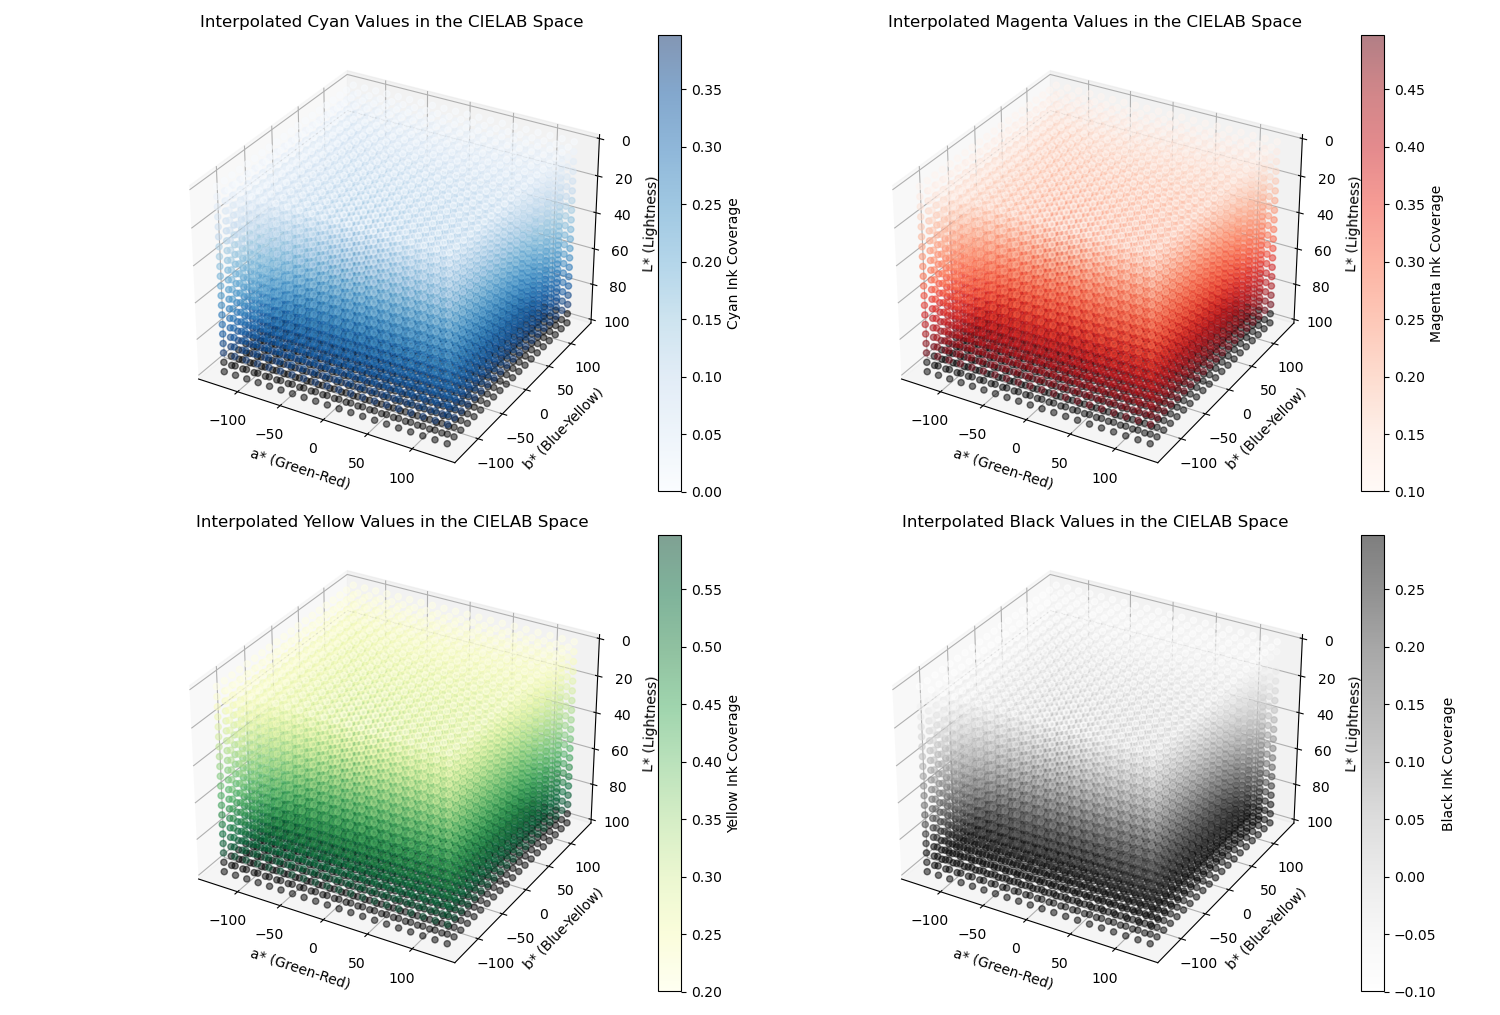

This chart was generated by the following Python code:
#Forward characterization
import numpy as np
import matplotlib.pyplot as plt
from scipy.interpolate import interp1d

# Function to convert CMYK to RGB with clamping
def cmyk_to_rgb(c, m, y, k):
    r = 1 - min(1, c * (1 - k) + k)
    g = 1 - min(1, m * (1 - k) + k)
    b = 1 - min(1, y * (1 - k) + k)
    return np.clip([r, g, b], 0, 1)  # Clamp to 0-1 range

# Measured color data (known input-output pairs for training)
# Expanded CIELAB values (L*, a*, b*) and corresponding CMYK values for training
lab_values = np.array([
    [50, 10, 10],
    [60, 20, 20],
    [70, 30, 30],
    [80, 40, 40],
    [90, 50, 50],
    [55, 15, 15],
    [65, 25, 25],
    [75, 35, 35],
    [85, 45, 45],
    [90, 40, 30],
    [80, 30, 50]
])

cmyk_values = np.array([
    [0.2, 0.3, 0.4, 0.1],
    [0.25, 0.35, 0.45, 0.15],
    [0.3, 0.4, 0.5, 0.2],
    [0.35, 0.45, 0.55, 0.25],
    [0.4, 0.5, 0.6, 0.3],
    [0.22, 0.32, 0.42, 0.12],
    [0.27, 0.37, 0.47, 0.17],
    [0.32, 0.42, 0.52, 0.22],
    [0.37, 0.47, 0.57, 0.27],
    [0.35, 0.45, 0.50, 0.25],
    [0.38, 0.48, 0.58, 0.28]
])

# Define ranges for interpolation
L_range = np.linspace(0, 100, 20)  # L* range from 0 to 100
a_range = np.linspace(-128, 128, 20)  # a* range from -128 to 128
b_range = np.linspace(-128, 128, 20)  # b* range from -128 to 128

# Create a meshgrid of L*, a*, and b* values
L_grid, a_grid, b_grid = np.meshgrid(L_range, a_range, b_range)
grid_points = np.vstack([L_grid.ravel(), a_grid.ravel(), b_grid.ravel()]).T

# Extract L* values for interpolation
L_values = lab_values[:, 0]

# Initialize arrays for interpolated CMYK values
C_interp = np.zeros(grid_points.shape[0])
M_interp = np.zeros(grid_points.shape[0])
Y_interp = np.zeros(grid_points.shape[0])
K_interp = np.zeros(grid_points.shape[0])

# Perform piecewise linear interpolation for each CMYK channel
for i in range(4):  # For each CMYK channel
    interp_func = interp1d(L_values, cmyk_values[:, i], kind='linear', fill_value='extrapolate')
    if i == 0:  # Cyan
        C_interp = interp_func(grid_points[:, 0])
    elif i == 1:  # Magenta
        M_interp = interp_func(grid_points[:, 0])
    elif i == 2:  # Yellow
        Y_interp = interp_func(grid_points[:, 0])
    elif i == 3:  # Black
        K_interp = interp_func(grid_points[:, 0])

# Reshape the interpolated CMYK values to match the grid shape
C_grid = C_interp.reshape(L_grid.shape)
M_grid = M_interp.reshape(L_grid.shape)
Y_grid = Y_interp.reshape(L_grid.shape)
K_grid = K_interp.reshape(L_grid.shape)

# Create a 3D plot of the CMYK channels in subplots
fig = plt.figure(figsize=(15, 12))

# Plot each CMYK channel in a separate subplot
for i, (color_data, color_name, cmap) in enumerate(zip(
        [C_grid, M_grid, Y_grid, K_grid],
        ['Cyan', 'Magenta', 'Yellow', 'Black'],
        ['Blues', 'Reds', 'YlGn', 'Greys'])):
    
    ax = fig.add_subplot(2, 2, i + 1, projection='3d')
    
    # Plot using the CMYK colors for each point
    sc = ax.scatter(a_grid, b_grid, L_grid, c=color_data, cmap=cmap, marker='o', alpha=0.5)

    # Add a color bar for visualization
    plt.colorbar(sc, ax=ax, label=f'{color_name} Ink Coverage')

    # Label the axes
    ax.set_xlabel('a* (Green-Red)')
    ax.set_ylabel('b* (Blue-Yellow)')
    ax.set_zlabel('L* (Lightness)')
    ax.set_title(f'Interpolated {color_name} Values in the CIELAB Space')

    # Invert L* axis for visualization
    ax.set_zlim(100, 0)

plt.tight_layout()
plt.show()
